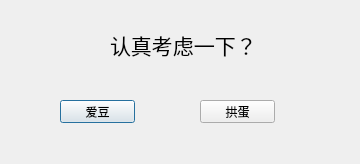
<?xml version="1.0" encoding="UTF-8"?>
<ui version="4.0">
 <class>Dialog2</class>
 <widget class="QDialog" name="Dialog2">
  <property name="geometry">
   <rect>
    <x>0</x>
    <y>0</y>
    <width>360</width>
    <height>164</height>
   </rect>
  </property>
  <property name="windowTitle">
   <string>Dialog</string>
  </property>
  <widget class="QLabel" name="label">
   <property name="geometry">
    <rect>
     <x>110</x>
     <y>20</y>
     <width>171</width>
     <height>51</height>
    </rect>
   </property>
   <property name="text">
    <string>&lt;html&gt;&lt;head/&gt;&lt;body&gt;&lt;p&gt;&lt;span style=&quot; font-size:16pt;&quot;&gt;认真考虑一下？&lt;/span&gt;&lt;/p&gt;&lt;/body&gt;&lt;/html&gt;</string>
   </property>
  </widget>
  <widget class="QPushButton" name="Love">
   <property name="geometry">
    <rect>
     <x>60</x>
     <y>100</y>
     <width>75</width>
     <height>23</height>
    </rect>
   </property>
   <property name="text">
    <string>爱豆</string>
   </property>
  </widget>
  <widget class="QPushButton" name="disLove">
   <property name="geometry">
    <rect>
     <x>200</x>
     <y>100</y>
     <width>75</width>
     <height>23</height>
    </rect>
   </property>
   <property name="text">
    <string>拱蛋</string>
   </property>
  </widget>
 </widget>
 <resources/>
 <connections/>
</ui>
